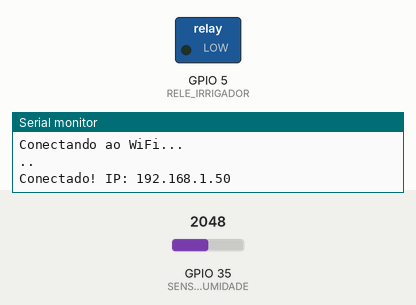
Recording of a sketch running on a simulated ESP32. On the bench: switched loads named in the sketch (green lamp = pin HIGH), the last lines printed to the serial monitor. The inputs (shaded band) are chosen by the test bench; at power-on: GPIO 35 (SENSOR_UMIDADE) = 2048. WiFi joins after 1.5 s; servers stay silent unless stated.

Above: at 3.2 s.
3.3 s: GPIO 35 (SENSOR_UMIDADE) set to 3380
5.2 s: GPIO 35 (SENSOR_UMIDADE) set to 3485
At 6.8 s:
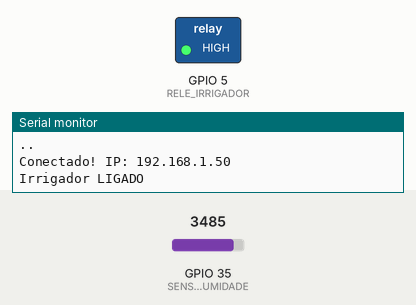
Timing chart, 0 to 8.3 s (numbered marks = the images above; inputs shaded):
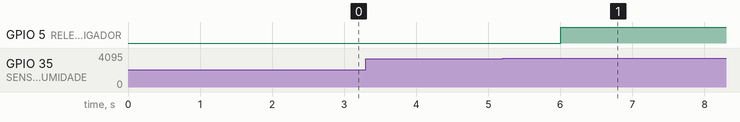

The sketch:

irrigacao_esp32_Wifi.ino
```cpp
#include <WiFi.h>
#include <AsyncTCP.h>
#include <ESPAsyncWebServer.h>

// Configurações do hardware
#define SENSOR_UMIDADE 35
#define RELE_IRRIGADOR 5

// Configurações Wi-Fi
const char* ssid = "nome_da_rede";
const char* password = "senha_da_rede";

// Parâmetros do sistema
float LIMIAR_LIGAR = 30.0;    // Ligar irrigador se abaixo de 30%
float LIMIAR_DESLIGAR = 40.0; // Desligar irrigador se acima de 40%
int seco = 4095;              // Valor ADC para solo seco
int molhado = 1850;           // Valor ADC para solo molhado

// Variáveis de estado
float umidade = 0;
bool irrigador = false;

// Criação do servidor web
AsyncWebServer server(80);

// Função para calcular a umidade em porcentagem
String readSoilHumidity() {
  int leitura = analogRead(SENSOR_UMIDADE);
  umidade = map(leitura, seco, molhado, 0, 100);
  umidade = constrain(umidade, 0, 100);
  return String(umidade, 1);
}

// Função para obter status do irrigador
String readIrrigatorStatus() {
  return irrigador ? "LIGADO" : "DESLIGADO";
}

// Página HTML
const char index_html[] PROGMEM = R"rawliteral(
<!DOCTYPE HTML><html>
<head>
  <meta name="viewport" content="width=device-width, initial-scale=1">
  <link rel="stylesheet" href="https://cdnjs.cloudflare.com/ajax/libs/font-awesome/5.15.4/css/all.min.css">
  <style>
    html { font-family: Arial, sans-serif; background-color: #f5f5f5; padding: 20px; text-align: center; }
    h2 { color: #2c3e50; margin-bottom: 30px; }
    .card { background: white; border-radius: 10px; padding: 20px; margin: 15px auto; max-width: 400px; box-shadow: 0 4px 8px rgba(0,0,0,0.1); }
    .value { font-size: 2.5rem; font-weight: bold; margin: 10px 0; }
    .unit { font-size: 1rem; color: #7f8c8d; }
    .irrigator-on { color: #e74c3c; }
    .irrigator-off { color: #2ecc71; }
    .label { font-size: 1.1rem; color: #34495e; margin-bottom: 5px; }
    .progress-container { width: 100%; background-color: #ecf0f1; border-radius: 5px; margin: 15px 0; }
    .progress-bar { height: 20px; border-radius: 5px; background-color: #3498db; width: 0%; transition: width 0.5s; }
  </style>
</head>
<body>
  <h2><i class="fas fa-tint"></i> Sistema de Irrigacao</h2>

  <div class="card">
    <div class="label"><i class="fas fa-water"></i> Umidade do Solo</div>
    <div class="value" id="humidity">--</div>
    <div class="unit">Porcentagem</div>
    <div class="progress-container">
      <div class="progress-bar" id="humidity-bar"></div>
    </div>
  </div>

  <div class="card">
    <div class="label"><i class="fas fa-plug"></i> Estado do Irrigador</div>
    <div class="value" id="irrigator">--</div>
  </div>

  <div class="card">
    <div class="label"><i class="fas fa-microchip"></i> Leitura do Sensor</div>
    <div class="value" id="rawValue">--</div>
    <div class="unit">Valor ADC (0-4095)</div>
  </div>

  <div class="card" style="max-width: 450px;">
    <div class="label"><i class="fas fa-info-circle"></i> Limiares</div>
    <div style="display: flex; justify-content: space-between;">
      <div>Ligar: %LIMIAR_LIGAR% %</div>
      <div>Desligar: %LIMIAR_DESLIGAR% %</div>
    </div>
  </div>
</body>
<script>
function updateData() {
  fetch("/humidity").then(r => r.text()).then(t => {
    document.getElementById("humidity").textContent = t;
    document.getElementById("humidity-bar").style.width = t + "%";
  });
  fetch("/irrigator").then(r => r.text()).then(t => {
    document.getElementById("irrigator").textContent = t;
    document.getElementById("irrigator").className = t === "LIGADO" ? "irrigator-on" : "irrigator-off";
  });
  fetch("/raw").then(r => r.text()).then(t => {
    document.getElementById("rawValue").textContent = t;
  });
}
setInterval(updateData, 2000);
updateData();
</script>
</html>
)rawliteral";

// Processador para substituir placeholders
String processor(const String& var) {
  if (var == "LIMIAR_LIGAR") return String(LIMIAR_LIGAR, 1);
  if (var == "LIMIAR_DESLIGAR") return String(LIMIAR_DESLIGAR, 1);
  return String();
}

void setup() {
  Serial.begin(115200);
  pinMode(RELE_IRRIGADOR, OUTPUT);
  digitalWrite(RELE_IRRIGADOR, LOW);

  WiFi.begin(ssid, password);
  Serial.println("Conectando ao WiFi...");
  while (WiFi.status() != WL_CONNECTED) {
    delay(1000);
    Serial.print(".");
  }
  Serial.println("");
  Serial.print("Conectado! IP: ");
  Serial.println(WiFi.localIP());

  // Rotas
  server.on("/", HTTP_GET, [](AsyncWebServerRequest *request){
    request->send_P(200, "text/html", index_html, processor);
  });
  server.on("/humidity", HTTP_GET, [](AsyncWebServerRequest *request){
    request->send(200, "text/plain", readSoilHumidity());
  });
  server.on("/irrigator", HTTP_GET, [](AsyncWebServerRequest *request){
    request->send(200, "text/plain", readIrrigatorStatus());
  });
  server.on("/raw", HTTP_GET, [](AsyncWebServerRequest *request){
    request->send(200, "text/plain", String(analogRead(SENSOR_UMIDADE)));
  });

  server.begin();
}

void loop() {
  // Leitura da umidade
  int leitura = analogRead(SENSOR_UMIDADE);
  umidade = map(leitura, seco, molhado, 0, 100);
  umidade = constrain(umidade, 0, 100);

  // Controle do irrigador
  if (!irrigador && umidade < LIMIAR_LIGAR) {
    irrigador = true;
    digitalWrite(RELE_IRRIGADOR, HIGH);
    Serial.println("Irrigador LIGADO");
  }
  else if (irrigador && umidade > LIMIAR_DESLIGAR) {
    irrigador = false;
    digitalWrite(RELE_IRRIGADOR, LOW);
    Serial.println("Irrigador DESLIGADO");
  }

  delay(1000);
}
```

Measured:
- the behaviour switches between 3421 and 3422 on GPIO 35 (SENSOR_UMIDADE) (found by bisection; images 0 and 1)
- after the input at 3.3 s, every drawn part: stays the same
- after the input at 5.2 s, GPIO 5 (RELE_IRRIGADOR): LOW → HIGH after 0.80 s
